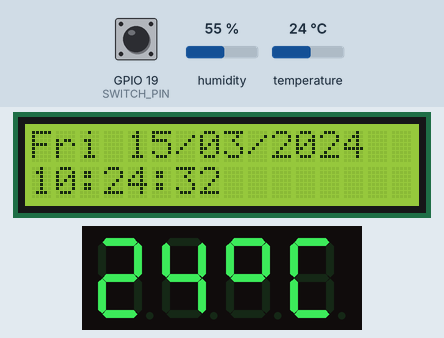
Simulated run of this sketch. Board: ESP32. On the bench: 16×2 character LCD, 4-digit seven-segment display. The inputs (shaded band) are chosen by the test bench; at power-on: GPIO 19 (SWITCH_PIN) HIGH, temperature 24 °C, humidity 55 %. WiFi joins after 1.5 s; servers stay silent unless stated; the local clock reads 2024-03-15 10:24:30 at power-on unless the sketch sets it; what the sketch prints to the serial monitor is not drawn.

Above: at 2.7 s.
2.8 s: GPIO 19 (SWITCH_PIN) pulled LOW for 1.25 s
At 4.5 s:
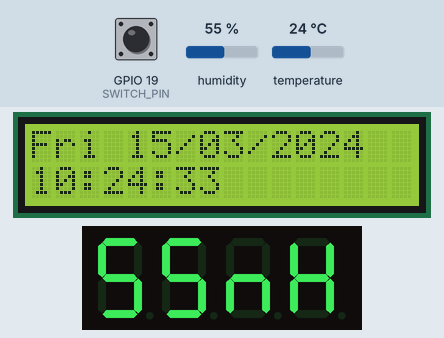
5.5 s: temperature set to 12 °C
At 7.1 s:
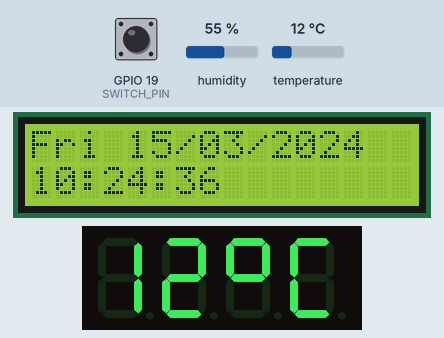
7.2 s: temperature set to 19 °C
At 9.2 s:
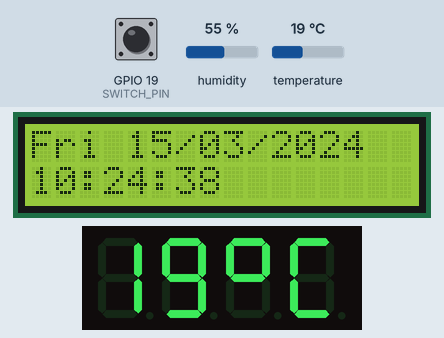
9.3 s: GPIO 19 (SWITCH_PIN) pulled LOW for 1.25 s
At 10.7 s:
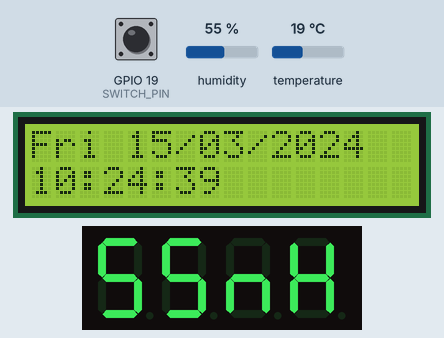
12.0 s: temperature set to 28 °C
At 14.6 s:
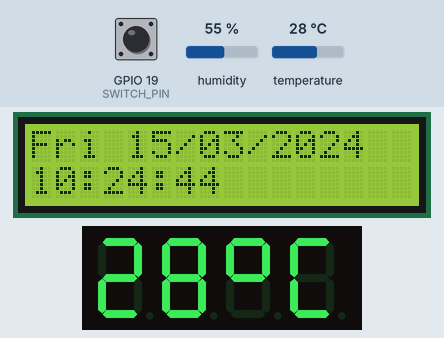
Timing chart, 0 to 16.1 s (numbered marks = the images above; inputs shaded):
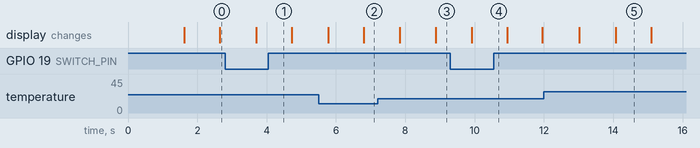

Measured:
- after the input at 2.8 s, the display: changes after 0.90 s (image 1)
- after the input at 9.3 s, the display: changes after 0.62 s (image 4)

The sketch:

Final_comment_without_i2c.ino
```cpp
#include <WiFi.h>                   // For WiFi connectivity
#include <LiquidCrystal.h>         // For 16x2 LCD display
#include <TM1637Display.h>         // For 4-digit 7-segment display
#include <DHT.h>                   // For DHT11 temperature/humidity sensor
#include <time.h>                  // For getting time via NTP

// ===== WiFi Credentials =====
const char* ssid = "Wifi Name";         // Replace with your WiFi name
const char* password = "Your Password"; // Replace with your WiFi password

// ===== DHT Sensor Setup =====
#define DHTPIN 4                // DHT11 data pin connected to GPIO 4
#define DHTTYPE DHT11           // Using DHT11 sensor
DHT dht(DHTPIN, DHTTYPE);       // Initialize DHT object

// ===== TM1637 Display Pins =====
#define CLK 5                   // CLK pin of 4-digit display to GPIO 5
#define DIO 18                  // DIO pin of 4-digit display to GPIO 18
TM1637Display display(CLK, DIO); // Initialize 4-digit display object

// ===== Switch Setup =====
#define SWITCH_PIN 19           // Toggle switch connected to GPIO 19 (use HIGH = temp, LOW = humidity)

// ===== LCD Pins (RS, E, D4, D5, D6, D7) =====
LiquidCrystal lcd(14, 27, 26, 25, 33, 32); // Initialize 16x2 LCD with defined GPIO pins

// ===== Custom Characters for 4-digit Display =====
const uint8_t DEGREE[] = {SEG_A | SEG_B | SEG_G | SEG_F};       // °
const uint8_t CELSIUS[] = {SEG_A | SEG_D | SEG_E | SEG_F};      // C
const uint8_t PERCENT[] = {SEG_G | SEG_C | SEG_E};              // % symbol
const uint8_t HUMI_H[] = {SEG_B | SEG_C | SEG_E | SEG_F | SEG_G}; // H for Humidity
const uint8_t ERROR[] = {
  SEG_A | SEG_D | SEG_E | SEG_F | SEG_G, // E
  SEG_E | SEG_G,                         // r
  SEG_E | SEG_G,                         // r
  0x00                                   // Blank
};

// ===== SETUP FUNCTION =====
void setup() {
  Serial.begin(115200);         // Start serial communication for debugging
  dht.begin();                  // Start the DHT sensor
  display.setBrightness(7);     // Set brightness for 4-digit display
  pinMode(SWITCH_PIN, INPUT_PULLUP); // Set switch pin with internal pull-up
  lcd.begin(16, 2);             // Initialize LCD
  lcd.clear();
  lcd.setCursor(0, 0);
  lcd.print("Connecting WiFi"); // Show WiFi status on LCD

  // ===== Connect to WiFi =====
  WiFi.begin(ssid, password);
  int retry = 0;
  while (WiFi.status() != WL_CONNECTED && retry < 20) {
    delay(500);
    Serial.print(".");
    retry++;
  }

  // Show result on LCD
  lcd.setCursor(0, 1);
  if (WiFi.status() == WL_CONNECTED) {
    lcd.print("WiFi: Connected ");
    Serial.println("WiFi connected");
  } else {
    lcd.print("WiFi: Failed     ");
    Serial.println("WiFi failed");
  }

  // ===== Time Configuration for IST =====
  configTime(19800, 0, "pool.ntp.org", "time.nist.gov"); // GMT + 5:30 (IST)

  // Wait for time to sync from NTP server
  struct tm timeinfo;
  while (!getLocalTime(&timeinfo)) {
    Serial.println("Waiting for NTP...");
    lcd.clear();
    lcd.setCursor(0, 0);
    lcd.print("Time Syncing...");
    lcd.setCursor(0, 1);
    lcd.print("Wait NTP Server");
    delay(1000);
  }
}

// ===== LOOP FUNCTION =====
void loop() {
  // ===== Get Current Time =====
  struct tm timeinfo;
  if (!getLocalTime(&timeinfo)) {
    Serial.println("Failed to get time");
    lcd.clear();
    lcd.setCursor(0, 0);
    lcd.print("NTP Failed");
    lcd.setCursor(0, 1);
    lcd.print("Retrying...");
    configTime(19800, 0, "pool.ntp.org", "time.nist.gov"); // Re-try NTP
    delay(1000);
    return;
  }

  // Format date and time strings
  char dateBuffer[17];
  char timeBuffer[17];
  strftime(dateBuffer, sizeof(dateBuffer), "%a %d/%m/%Y", &timeinfo); // Example: Sun 06/04/2025
  strftime(timeBuffer, sizeof(timeBuffer), "%H:%M:%S", &timeinfo);    // Example: 21:41:08

  // Display on LCD
  lcd.clear();
  lcd.setCursor(0, 0);
  lcd.print(dateBuffer);
  lcd.setCursor(0, 1);
  lcd.print(timeBuffer);

  // ===== Read DHT Sensor =====
  float temp = dht.readTemperature();
  float humidity = dht.readHumidity();
  int switchState = digitalRead(SWITCH_PIN); // Read switch to determine what to display

  // Error handling for sensor
  if (isnan(temp) || isnan(humidity)) {
    Serial.println("DHT11 Error!");
    display.setSegments(ERROR); // Show "Err " on 4-digit display
    delay(1000);
    return;
  }

  // ===== Show Temperature or Humidity on 4-digit display =====
  if (switchState == HIGH) {
    // Display temperature in format: 25°C
    int t = (int)temp;
    uint8_t segments[] = {
      display.encodeDigit(t / 10),
      display.encodeDigit(t % 10),
      DEGREE[0],
      CELSIUS[0]
    };
    display.setSegments(segments);
    Serial.print("Temperature: ");
    Serial.print(t);
    Serial.println("°C");
  } else {
    // Display humidity in format: 52%H
    int h = (int)humidity;
    uint8_t segments[] = {
      display.encodeDigit(h / 10),
      display.encodeDigit(h % 10),
      PERCENT[0],
      HUMI_H[0]
    };
    display.setSegments(segments);
    Serial.print("Humidity: ");
    Serial.print(h);
    Serial.println("%");
  }

  delay(1000); // Refresh interval (you set to 1000ms)
}
```
